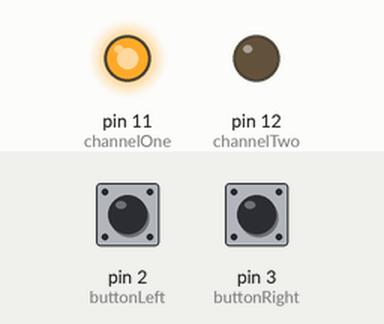
Simulated run of this sketch. Board: Arduino Uno, built with avr-gcc and run on an emulated ATmega328P. Parts: output pins drawn as LEDs (lit = HIGH). Inputs (shaded band) come from the test bench; at power-on: pin 2 (buttonLeft) HIGH, pin 3 (buttonRight) HIGH. What the sketch prints to the serial monitor is not drawn.

Above: at 1.2 s.
1.3 s: pin 2 (buttonLeft) pulled LOW for 0.15 s
At 2.3 s:
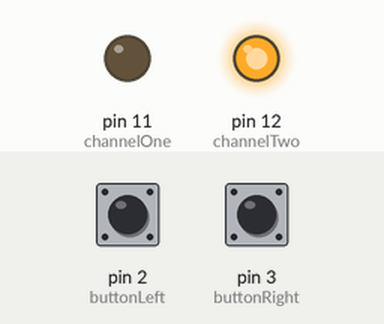
2.9 s: pin 3 (buttonRight) pulled LOW for 0.15 s
At 3.4 s:
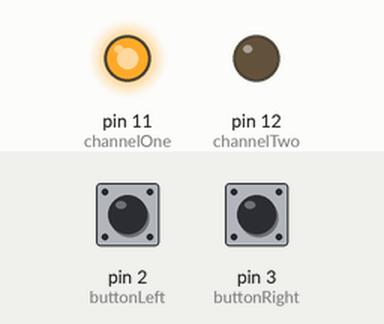
4.5 s: pin 2 (buttonLeft) pulled LOW for 1 s
At 5.9 s:
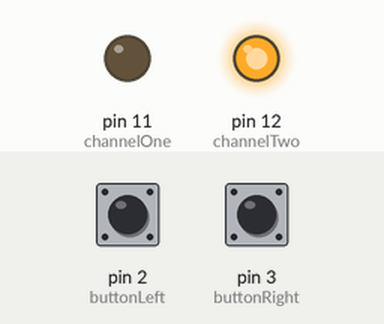
7.0 s: pin 2 (buttonLeft) driven LOW and pin 3 (buttonRight) driven LOW
At 7.9 s:
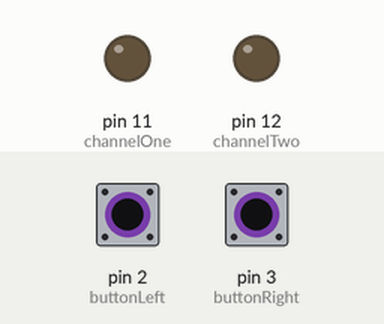
Timing chart, 0 to 9.5 s (numbered marks = the images above; inputs shaded):
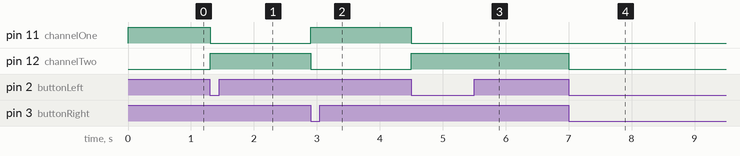

Measured:
- after the input at 1.3 s, pin 11 (channelOne): HIGH → LOW at once; pin 12 (channelTwo): LOW → HIGH at once
- after the input at 2.9 s, pin 11 (channelOne): LOW → HIGH at once; pin 12 (channelTwo): HIGH → LOW at once
- after the input at 4.5 s, pin 11 (channelOne): HIGH → LOW at once; pin 12 (channelTwo): LOW → HIGH at once
- after the input at 7.0 s, pin 12 (channelTwo): HIGH → LOW at once

The sketch:

shooting_range_v.0.2.ino
```cpp
//constant declaration
const int buttonLeft=2;
const int buttonRight=3;

const int channelOne=11;
const int channelTwo=12;

int randomChance;

//variable declaration
int leftButtonState=0;
int leftButtonLastState=0;

int rightButtonState=0;
int rightButtonLastState=0;

int targetDirection=0;
//0 - LEFT
//1 - RIGHT
//2 - STOP

void setup()
{
  //input initiation
  pinMode(buttonLeft,INPUT_PULLUP);
  pinMode(buttonRight,INPUT_PULLUP);

  //output initiation
  pinMode(channelOne,OUTPUT);
  pinMode(channelTwo,OUTPUT);

  //debug settings
  Serial.begin(9600);
}

void loop()
{
  leftButtonState=digitalRead(buttonLeft);
  Serial.println(leftButtonState);

  rightButtonState=digitalRead(buttonRight);
  //Serial.println(rightButtonState);

  //input read
  if((leftButtonState==0&&rightButtonState==0)||targetDirection==2)//safety feature, if both buttons are pressed restart the board
  {
    targetDirection=2;
  }
  else if(leftButtonState==0)
  {
    targetDirection=1;
  }
  else if(rightButtonState==0)
  {
    targetDirection=0;
  }
  /*else //WIP feature for randomly changing the movement of the target mid way.
  {
    randomChance=random(100);
    if(randomChance==1)
    {
      targetDirection+=1;
      targetDirection=targetDirection%2;
    }
  }*/

  //engine controls
  if(targetDirection==0)
  {
    digitalWrite(channelTwo,LOW);
    digitalWrite(channelOne,HIGH);
  }
  else if(targetDirection==1)
  {
    digitalWrite(channelOne,LOW);
    digitalWrite(channelTwo,HIGH);
  }
  else
  {
    digitalWrite(channelOne,LOW);
    digitalWrite(channelTwo,LOW);
  }
}
```
